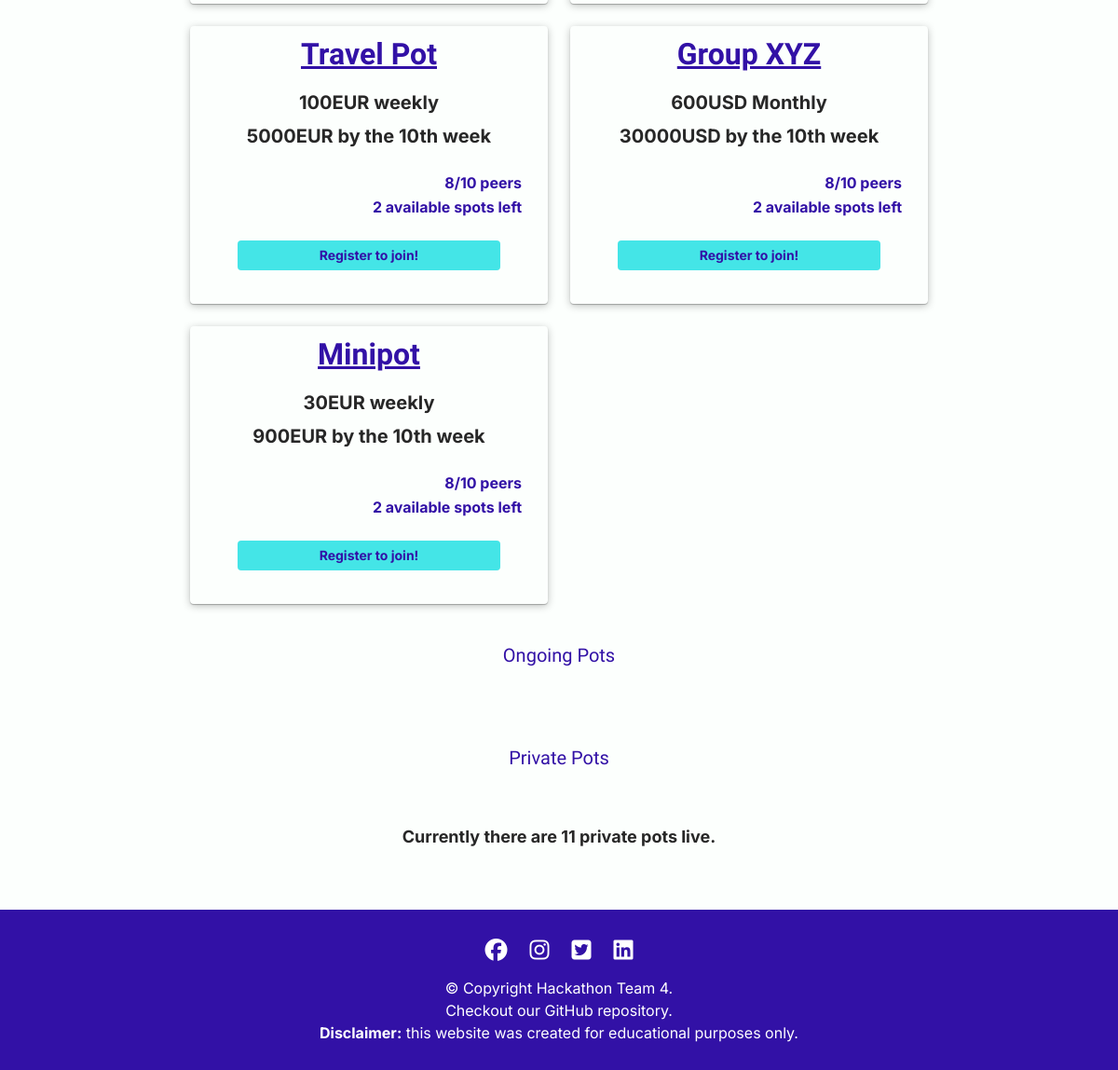
Page /dashboard/ (lower part) on the earlier database version.
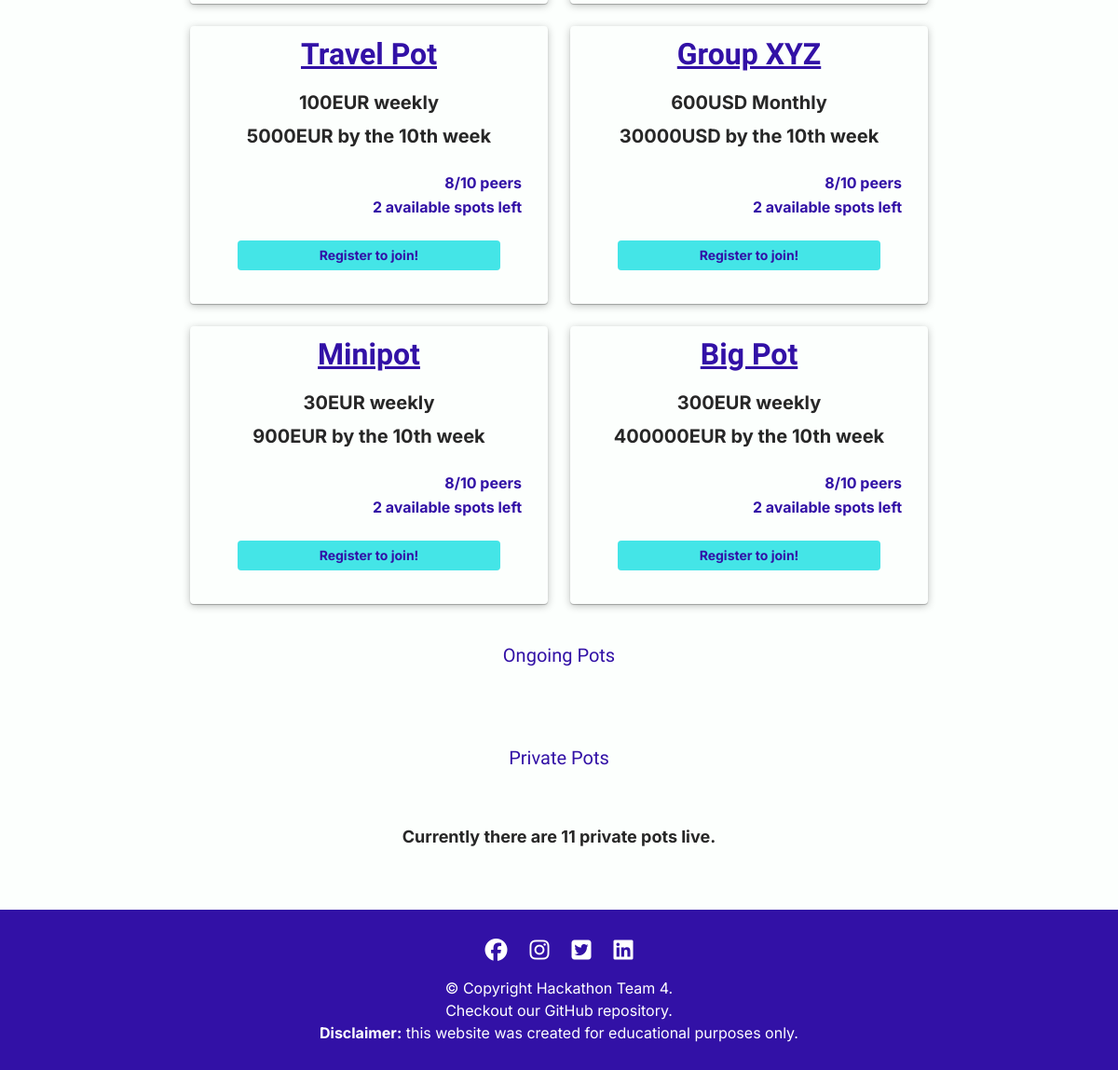
Same page on the later database version.
### app.py (models this page shows, shortened)
class Pots(db.Model):
    id = db.Column(db.Integer, primary_key=True)
    title = db.Column(db.String(50), nullable=False)
    goal = db.Column(db.Integer, nullable=False)
    currency = db.Column(db.String(50), nullable=False)
    cycle = db.Column(db.String(50), nullable=False)
    amount = db.Column(db.Integer, nullable=False)
    isPrivate = db.Column(db.Boolean, nullable=False)
    creator_id = db.Column(db.Integer, db.ForeignKey('users.id'))
    created_at = db.Column(db.DateTime, default=datetime.utcnow)
    participants = db.Column(db.JSON())

### app.py (the view)
@app.route('/dashboard/')
def dashboard():
    pots = Pots.query
    public_pots = pots.filter_by(isPrivate=False)
    private_pots = pots.filter_by(isPrivate=True)
    logged_user = ""
    if "user" in ssn:
        logged_user = ssn["user"]
    return render_template('dashboard.html', user=logged_user, pots=public_pots, private_pots=private_pots)

### templates/dashboard.html (shortened to what this page needs)
{% extends 'base.html' %}
{% block content %}
    {% if user != "" %}
    <h1>Welcome, {{ user }}</h1>
        <header class="mb-[3rem]">
          <p class="p-5 mb-4 text-center text-xl font-bold md:text-left">Create a new pot and invite your friends:</p>
          <a href="{{ url_for('create_pot') }}" class="bg-fluorescent-blue font-archivo-black hover:text-white dark:bg-rajah rounded px-5 py-4 text-trypan-blue dark:text-raisen-black dark:hover:text-white text-lg font-bold ml-4 transition-opacity hover:opacity-90">Create Pot</a>
        </header>
        <h3 class="py-2 text-center border-y-[1px] border-baby-powder">Join an existing pot</h3>
        <div id="pots-container" class="grid px-6 grid-cols-1 md:grid-cols-2 xl:grid-cols-3 2xl:grid-cols-4 gap-6 py-[2rem]">
          {% for pot in pots %}
          <article class="rounded dark:bg-rhythm shadow-pot-card p-4">
            <div class="flex flex-col justify-center">
              <h5 class="text-[2rem] font-bold text-center mb-4 underline">{{ pot.title }}</h5>
              <p class="text-center text-xl font-bold my-2">{{ pot.amount }}{{ pot.currency }} {{ pot.cycle }}</p>
              <p class="text-center text-xl font-bold mb-6">{{ pot.goal }}{{ pot.currency }} by the 10th week</p>
              <p class="text-end mb-0.5 font-bold mr-3">8/10 peers</p>
              <p class="text-end mb-6 font-bold mr-3">2 available spots left</p>
              <a href="{{ url_for('create_pot') }}" class="mx-auto mb-5 py-1.5 bg-fluorescent-blue dark:bg-rajah rounded w-[80%] text-trypan-blue dark:text-raisen-black text-sm font-bold transition-opacity hover:opacity-90 text-center">Check it out!</a>
            </div>
          </article>
          {% endfor %}
        </div>
        <h3 class="py-2 text-center border-y-[1px] border-baby-powder">Ongoing Pots</h3>
        <div id="pots-container" class="grid grid-cols-5 gap-6 py-[2rem]">
        </div>
        <h3 class="py-2 mb-[3rem] text-center border-y-[1px] border-baby-powder">Private Pots</h3>
        <p class="px-5 text-center mb-[4rem] font-bold text-lg dark:text-rajah">Currently there are {{ private_pots.count() }} private pots live.</p>
    {% else %}
    <div id="pots-container" class="grid px-6 grid-cols-1 md:grid-cols-2 xl:grid-cols-3 2xl:grid-cols-4 gap-6 py-[2rem]">
      {% for pot in pots %}
      <article class="rounded dark:bg-rhythm shadow-pot-card p-4">
        <div class="flex flex-col justify-center">
          <h5 class="text-[2rem] font-bold text-center mb-4 underline">{{ pot.title }}</h5>
          <p class="text-center text-xl font-bold my-2">{{ pot.amount }}{{ pot.currency }} {{ pot.cycle }}</p>
          <p class="text-center text-xl font-bold mb-6">{{ pot.goal }}{{ pot.currency }} by the 10th week</p>
          <p class="text-end mb-0.5 font-bold mr-3">8/10 peers</p>
          <p class="text-end mb-6 font-bold mr-3">2 available spots left</p>
          <a href="{{ url_for('signup') }}" class="mx-auto mb-5 py-1.5 bg-fluorescent-blue dark:bg-rajah rounded w-[80%] text-trypan-blue dark:text-raisen-black text-sm font-bold transition-opacity hover:opacity-90 text-center">Register to join!</a>
        </div>
      </article>
      {% endfor %}
    </div>
    <h3 class="py-2 text-center border-y-[1px] border-baby-powder">Ongoing Pots</h3>
    <div id="pots-container" class="grid grid-cols-5 gap-6 py-[2rem]">
    </div>
    <h3 class="py-2 mb-[3rem] text-center border-y-[1px] border-baby-powder">Private Pots</h3>
    <p class="px-5 text-center mb-[4rem] font-bold text-lg dark:text-rajah">Currently there are {{ private_pots.count() }} private pots live.</p>
  {% endif %}
{% endblock %}

### templates/base.html (shortened to what this page needs)
<!DOCTYPE html>
<html lang="en">
  <head>
    <link
      rel="stylesheet"
      href="{{ url_for('static', filename='css/styles.css') }}"
      type="text/css"
    />
    <link
      rel="stylesheet"
      href="{{ url_for('static', filename='css/output.css') }}"
    />
  </head>
  <body>
    <main class="min-h-screen flex flex-col justify-between">
      <div aria-label="content-wrapper">
        <section class="mt-[2rem] md:mt-[5rem] flex flex-col md:w-[70%] md:mx-auto md:my-0">
          {% block content %} {% endblock %}
        </section>
      </div>
      <footer class="p-7 bg-trypan-blue dark:bg-space-cadet">
        <div>
          <ul class="flex justify-center pb-3 text-2xl text-white">
            <li class="mr-6 hover:text-fluorescent-blue">
              <a
                href="https://www.facebook.com"
                target="_blank"
                rel="noopener"
                aria-label="Visit our Facebook page (opens in a new tab)"
                ><i class="fa-brands fa-facebook"></i
              ></a>
            </li>
            <li class="mr-6 hover:text-fluorescent-blue">
              <a
                href="https://www.instagram.com"
                target="_blank"
                rel="noopener"
                aria-label="Visit our Instagram page (opens in a new tab)"
                ><i class="fa-brands fa-instagram"></i
              ></a>
            </li>
            <li class="mr-6 hover:text-fluorescent-blue">
              <a
                href="https://www.twitter.com"
                target="_blank"
                rel="noopener"
                aria-label="Visit our Twitter page (opens in a new tab)"
                ><i class="fa-brands fa-square-twitter"></i
              ></a>
            </li>
            <li class="hover:text-fluorescent-blue">
              <a
                href="https://www.linkedin.com"
                target="_blank"
                rel="noopener"
                aria-label="Visit our LinkedIn page (opens in a new tab)"
                ><i class="fa-brands fa-linkedin"></i
              ></a>
            </li>
          </ul>
        </div>
        <div>
          <p class="text-center text-white">© Copyright Hackathon Team 4.</p>
          <p class="text-center text-white hover:text-fluorescent-blue"><a
            href="https://github.com/AwsSG/revfinance"
            target="_blank"
            rel="noopener"
            aria-label="Checkout our repository (opens in a new tab)"
            >Checkout our GitHub repository.</a></p>
          <p class="text-center text-white">
            <span class="font-bold">Disclaimer:</span> this website was created
            for educational purposes only.
          </p>
        </div>
      </footer>
    </main>
  </body>
</html>

Differences in the rows shown:
added Pots: title "Big Pot", amount "300", currency "EUR", cycle "weekly", goal "400000"
